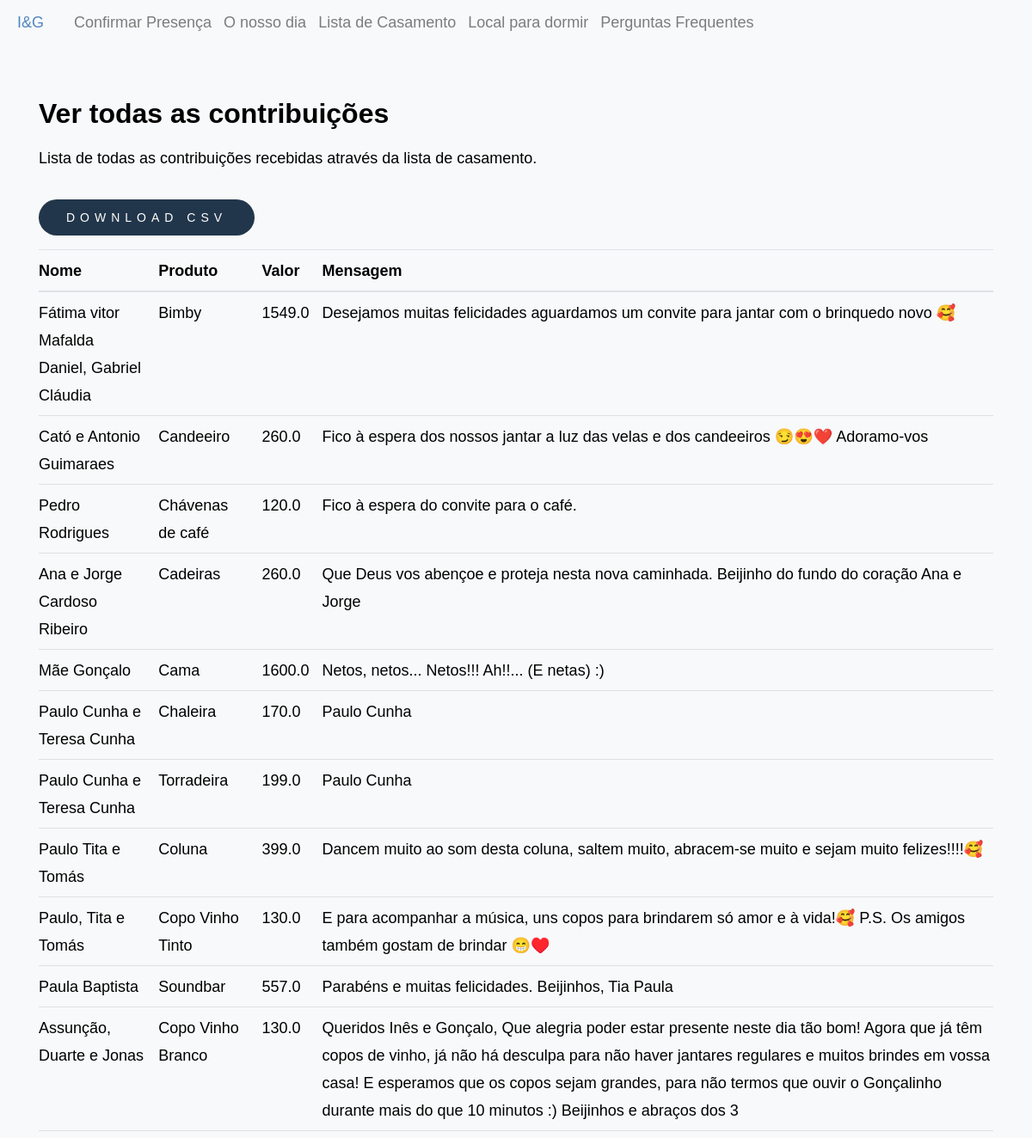
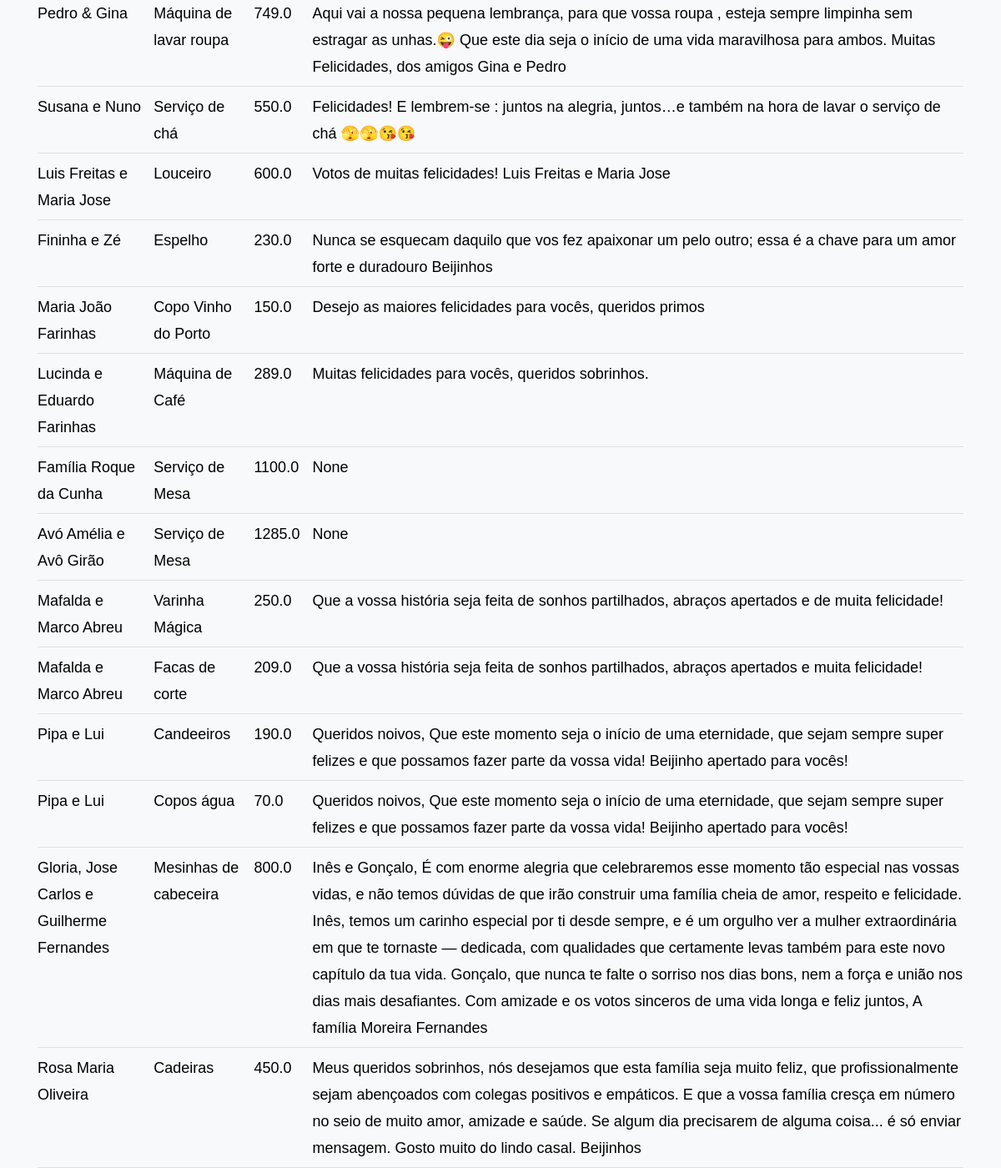
/contributions/all, run on the app's committed database (2 pictures, top to bottom).
### inesegoncalo/models/contributions.py (models this page shows, shortened)
class Contribution(db.Model ,model.Model,model.Base):
    __tablename__ = 'contribution'
    __table_args__ = {'extend_existing': True}
    id = Column(Integer, primary_key=True)
    name = Column(String(80))
    value_contributed = Column(Float)
    message = Column(Text)
    product_id = Column(Integer, ForeignKey('products.id'))
    product = relationship('Product', back_populates="contributions")

### inesegoncalo/models/products.py (models this page shows, shortened)
class Product(db.Model, model.Model, model.Base):
    __tablename__ = 'products'
    __table_args__ = {'extend_existing': True}
    id = Column(Integer, primary_key=True)
    name = Column(String(80), unique=True, nullable=False)
    description = Column(Text)
    price = Column(Float)
    price_paid = Column(Float, default=0.0)
    store = Column(Text)
    show_price = Column(Boolean, default=True)
    priority = Column(Integer, default=10)
    category_id = Column(Integer, ForeignKey('categories.id'), nullable=True)
    images = relationship('ProductImage', back_populates="product")
    contributions = relationship('Contribution', back_populates="product")
    category = relationship('Category', back_populates="products")

### inesegoncalo/modules/contributions.py (the view)
@bp.route('/all', methods=('GET', 'POST'))
def all():
    contributions = Contribution.query.all()
    return render_template('contributions/all.html',contributions=contributions)

### inesegoncalo/templates/contributions/all.html (shortened to what this page needs)
{% extends 'layout.html' %}
{% block content %}
<div class="edit-page-container container">
    <div class="edit-card">
        <div class="edit-card-header">
            <div>
                <h2>Ver todas as contribuições</h2>
                <p>Lista de todas as contribuições recebidas através da lista de casamento.</p>
            </div>
            <button onclick="generateContributionsCSV()" class="btn btn_contribuir accept">
                Download CSV
            </button>
        </div>
        <div class="edit-table-wrapper">
            <table class="table edit-table">
                <thead>
                    <tr>
                        <th>Nome</th>
                        <th>Produto</th>
                        <th>Valor</th>
                        <th>Mensagem</th>
                    </tr>
                </thead>
                <tbody>
                    {% for contribution in contributions %}
                    <tr>
                        <td>{{ contribution.name }}</td>
                        <td>
                            {% if contribution.product %}
                                {{ contribution.product.name }}
                            {% endif %}
                        </td>
                        <td>{{ contribution.value_contributed }}</td>
                        <td>{{ contribution.message }}</td>
                    </tr>
                    {% else %}
                    <tr>
                        <td colspan="4" style="text-align: center; padding: 1.5rem 0;">
                            Ainda não existem contribuições.
                        </td>
                    </tr>
                    {% endfor %}
                </tbody>
            </table>
        </div>
    </div>
</div>
{% endblock %}

### inesegoncalo/static/style/main.css (style rules this page uses)
html { font-size: 10px; }
html, body { height: 100%; }
body { background: #ffffff; font-family: 'Metropolis', sans-serif; font-size: 1.8rem; font-style: normal; font-weight: normal; line-height: 1.778; color: #000000; margin: 0; padding: 0; position: relative; }
h1, h2, h3, h4, h5, h6, .h1, .h2, .h3, .h4, .h5, .h6 { font-family: 'Metropolis', sans-serif ; font-weight: 700; font-style: normal; color: #000000; font-variant-ligatures: common-ligatures; text-rendering: optimizeLegibility; }
h1, .h1, h2, .h2, h3, .h3, h4, .h4 { margin-top: 6rem; margin-bottom: 1.6rem; }
h2, .h2 { font-size: 3.2rem; line-height: 1.25; }
table { border-width: 0; width: 100%; max-width: 100%; font-family: 'Metropolis', sans-serif ; border-collapse: collapse; }
th, td { padding: 1.5rem 3.2rem; text-align: left; border-bottom: 1px solid #e0e0e0; }
th { color: #000000; font-family: 'Metropolis', sans-serif ; font-weight: 700; }
th:first-child, td:first-child { padding-left: 0; }
th:last-child, td:last-child { padding-right: 0; }
button, .btn { margin-bottom: 1.6rem; }
input, textarea, select, pre, blockquote, figure, table, p, ul, ol, dl, form, .video-container, .ss-custom-select { margin-bottom: 3.2rem; }
::placeholder { color: #8c8c8c; }
.btn, button, input[type="submit"], input[type="reset"], input[type="button"] { display: inline-block; font-family: 'Metropolis', sans-serif ; font-weight: 700; font-size: 1.1rem; text-transform: uppercase; letter-spacing: .6rem; height: 6rem; line-height: 5.6rem; padding: 0 3.2rem; margin: 0 .4rem 1.6rem 0; color: #ffffff; text-decoration: none; text-align: center; white-space: nowrap; cursor: pointer; transition: all .3s ease-in-out; -webkit-font-smoothing: antialiased; -moz-osx-font-smoothing: grayscale; border-radius: 4px; background-color: #272727; border: 0.2rem solid #272727; }

### inesegoncalo/static/style/card.css (style rules this page uses)
body { background-color: #f8f9fa!important }
.btn_contribuir { background-color: #22364b; color: #ffffff; font-weight: 400; height: 50px; font-size: 14px; border: none; border-radius: 40px; text-transform: uppercase; line-height: 3em !important; height: auto !important; }

### data on the page
Contribution: name "Fátima vitor Mafalda Daniel, Gabriel Cláudia", product.name "Bimby", value_contributed "1549.0", message "Desejamos muitas felicidades aguardamos um convite para jantar com o brinquedo novo 🥰"
Contribution: name "Cató e Antonio Guimaraes", product.name "Candeeiro", value_contributed "260.0", message "Fico à espera dos nossos jantar a luz das velas e dos candeeiros 😏😍❤️ Adoramo-vos"
Contribution: name "Pedro Rodrigues", product.name "Chávenas de café", value_contributed "120.0", message "Fico à espera do convite para o café."
Contribution: name "Ana e Jorge Cardoso Ribeiro", product.name "Cadeiras", value_contributed "260.0", message "Que Deus vos abençoe e proteja nesta nova caminhada. Beijinho do fundo do coração Ana e Jorge"
Contribution: name "Mãe Gonçalo", product.name "Cama", value_contributed "1600.0", message "Netos, netos... Netos!!! Ah!!... (E netas) :)"
Contribution: name "Paulo Cunha e Teresa Cunha", product.name "Chaleira", value_contributed "170.0", message "Paulo Cunha"
Contribution: name "Paulo Cunha e Teresa Cunha", product.name "Torradeira", value_contributed "199.0", message "Paulo Cunha"
Contribution: name "Paulo Tita e Tomás", product.name "Coluna", value_contributed "399.0", message "Dancem muito ao som desta coluna, saltem muito, abracem-se muito e sejam muito felizes!!!!🥰"
Contribution: name "Paulo, Tita e Tomás", product.name "Copo Vinho Tinto", value_contributed "130.0", message "E para acompanhar a música, uns copos para brindarem só amor e à vida!🥰 P.S. Os amigos também gostam de brindar 😁♥️"
Contribution: name "Paula Baptista", product.name "Soundbar", value_contributed "557.0", message "Parabéns e muitas felicidades. Beijinhos, Tia Paula"
Contribution: name "Assunção, Duarte e Jonas", product.name "Copo Vinho Branco", value_contributed "130.0", message "Queridos Inês e Gonçalo, Que alegria poder estar presente neste dia tão bom! Agora que já têm copos de vinho, já não há desculpa para não haver jantares regulares e muitos brindes em vossa casa! E esperamos que os copos sejam grandes, para não termos que ouvir o Gonçalinho durante mais do que 10 minutos :) Beijinhos e abraços dos 3"
Contribution: name "Pedro & Gina", product.name "Máquina de lavar roupa", value_contributed "749.0", message "Aqui vai a nossa pequena lembrança, para que vossa roupa , esteja sempre limpinha sem estragar as unhas.😜 Que este dia seja o início de uma vida maravilhosa para ambos. Muitas Felicidades, dos amigos Gina e Pedro"
Contribution: name "Susana e Nuno", product.name "Serviço de chá", value_contributed "550.0", message "Felicidades! E lembrem-se : juntos na alegria, juntos…e também na hora de lavar o serviço de chá 🫣🫣😘😘"
Contribution: name "Luis Freitas e Maria Jose", product.name "Louceiro", value_contributed "600.0", message "Votos de muitas felicidades! Luis Freitas e Maria Jose"
Contribution: name "Fininha e Zé", product.name "Espelho", value_contributed "230.0", message "Nunca se esquecam daquilo que vos fez apaixonar um pelo outro; essa é a chave para um amor forte e duradouro Beijinhos"
Contribution: name "Maria João Farinhas", product.name "Copo Vinho do Porto", value_contributed "150.0", message "Desejo as maiores felicidades para vocês, queridos primos"
Contribution: name "Lucinda e Eduardo Farinhas", product.name "Máquina de Café", value_contributed "289.0", message "Muitas felicidades para vocês, queridos sobrinhos."
Contribution: name "Família Roque da Cunha", product.name "Serviço de Mesa", value_contributed "1100.0", message "None"
Contribution: name "Avó Amélia e Avô Girão", product.name "Serviço de Mesa", value_contributed "1285.0", message "None"
Contribution: name "Mafalda e Marco Abreu", product.name "Varinha Mágica", value_contributed "250.0", message "Que a vossa história seja feita de sonhos partilhados, abraços apertados e de muita felicidade!"
Contribution: name "Mafalda e Marco Abreu", product.name "Facas de corte", value_contributed "209.0", message "Que a vossa história seja feita de sonhos partilhados, abraços apertados e muita felicidade!"
Contribution: name "Pipa e Lui", product.name "Candeeiros", value_contributed "190.0", message "Queridos noivos, Que este momento seja o início de uma eternidade, que sejam sempre super felizes e que possamos fazer parte da vossa vida! Beijinho apertado para vocês!"
Contribution: name "Pipa e Lui", product.name "Copos água", value_contributed "70.0", message "Queridos noivos, Que este momento seja o início de uma eternidade, que sejam sempre super felizes e que possamos fazer parte da vossa vida! Beijinho apertado para vocês!"
Contribution: name "Gloria, Jose Carlos e Guilherme Fernandes", product.name "Mesinhas de cabeceira", value_contributed "800.0", message "Inês e Gonçalo, É com enorme alegria que celebraremos esse momento tão especial nas vossas vidas, e não temos dúvidas de que irão construir uma família cheia de amor, respeito e felicidade. Inês, temos um carinho especial por ti desde sempre, e é um orgulho ver a mulher extraordinária em que te tornaste — dedicada, com qualidades que certamente levas também para este novo capítulo da tua vida. Gonçalo, que nunca te falte o sorriso nos dias bons, nem a força e união nos dias mais desafiantes. Com amizade e os votos sinceros de uma vida longa e feliz juntos, A família Moreira Fernandes"
Contribution: name "Rosa Maria Oliveira", product.name "Cadeiras", value_contributed "450.0", message "Meus queridos sobrinhos, nós desejamos que esta família seja muito feliz, que profissionalmente sejam abençoados com colegas positivos e empáticos. E que a vossa família cresça em número no seio de muito amor, amizade e saúde. Se algum dia precisarem de alguma coisa... é só enviar mensagem. Gosto muito do lindo casal. Beijinhos"
